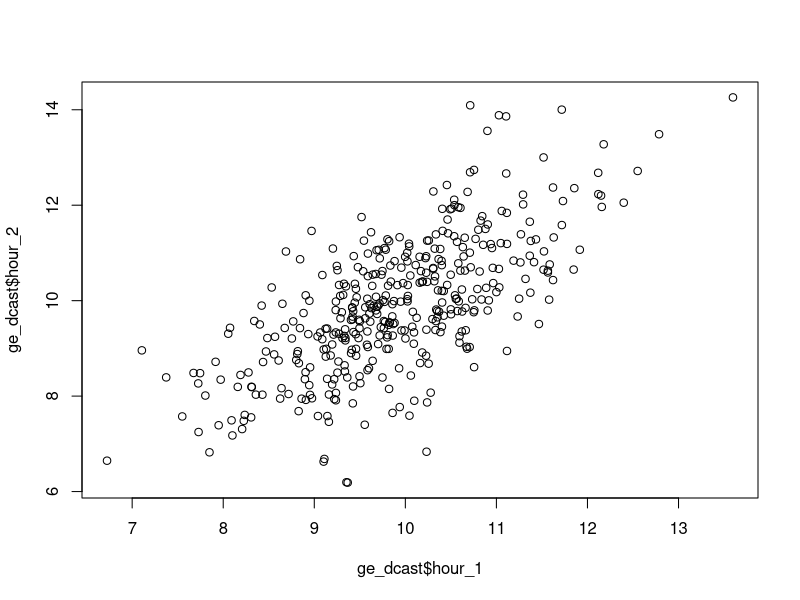

Generate this figure with R:
## ---- chunk 1
set.seed(1990)
## ---- chunk 2
z = 1

pythagoras <- function(x, y) {
  z = sqrt(x*x + y*y)
  z
}

z = pythagoras(2, 3)
## ---- chunk 3
library(reshape2)
library(dplyr)
## ---- chunk 4
d <- data.frame(a = letters[2:23], b = rbinom(22, 5, 0.1), c = as.logical(rbinom(22, 1, 0.5)))

d[4,][2]

d[,3]

d[,"b"]
d$b
d[["b"]]

d[5,2]

which(d[,"c"])

which(d$a %in% c("m", "q", "w"))
## ---- chunk 5
#don't worry too much about how I made this
gene_expression <- data.frame(expand.grid(1:100, c("A", "B"), c(1, 2)))
gene_expression = gene_expression %>%
  rename(gene = Var1, condition = Var2, replicate = Var3)

gene_expression <- gene_expression %>%
  mutate(hour_1 = rnorm(400, 10, 1)) %>%
  mutate(hour_2 = rnorm(400, hour_1, 1)) %>%
  mutate(hour_3 = rnorm(400, hour_2, 1)) %>%
  tbl_df()

print(gene_expression)

ge_tidy <- melt(gene_expression, id.vars = c("gene", "condition", "replicate")) %>%
  tbl_df() %>%
  rename(hour = variable, expression = value)

## ---- chunk 6
ge_dcast <- dcast(data = ge_tidy, formula = gene + condition + replicate ~ hour, value.var = "expression") %>%
  tbl_df()

plot(ge_dcast$hour_1, ge_dcast$hour_2)
## ---- chunk 7
ge_tidy %>%
  filter(condition=="A")

ge_tidy %>%
  arrange(-expression) %>%
  filter(hour == "hour_3")

ge_tidy %>%
  mutate(condition = ifelse(condition=="A", 
                            "glucose", "ethanol"))

ge_tidy %>%
  mutate(sample = paste0(condition, replicate))

ge_tidy %>%
  select(-replicate)

ge_tidy %>%
  group_by(hour, condition) %>%
  summarize(mean = mean(expression)) %>%
  ungroup() %>%
  arrange(mean)
